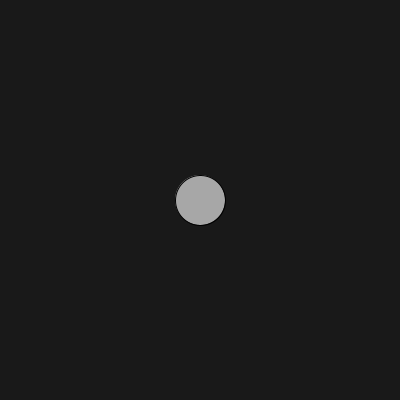
Frame 1 (no input)
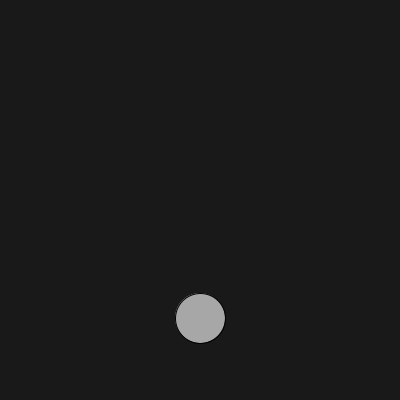
Frame 60 (the mouse pressed at the canvas centre just before this capture)
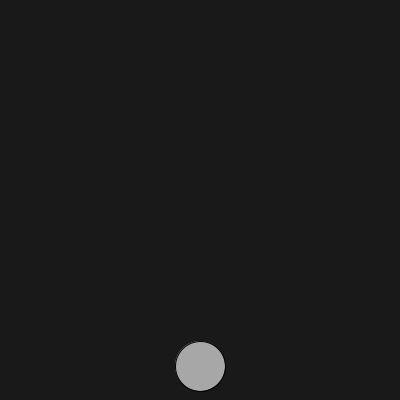
Frame 120 (the mouse held since frame 60 and released just before this capture)

The Processing sketch that drew these frames (run headless with seeded random() and noise(); from frame 60 on, the mouse is pressed at the canvas centre):

// Processing sketch: Kulka_gora_dol
// ── Kulka_gora_dol.pde
int x, y, v;
void setup(){
  size(400,400);
  x = 200;
  y = 200;
  v = 2;
}
void draw(){
  background(25);
  fill(167);
  ellipse(x,y,50,50);
  y = y + v;
  if(y>400){
    v = -2;
  }else if(y<0){
    v = 2;
  }
}
 
 
